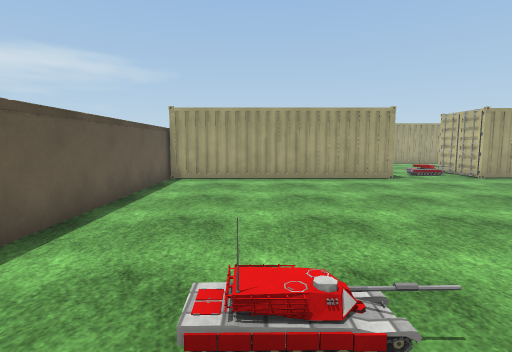
[1] (above)

21 first-person views from a walk through a 3-D level made in the Unity game engine. The camera is 1.4 m above the floor, tilts 6° down and sees 80° across. The floor is counted in squares, 1 m on a side. Each view is taken from the middle of a square. On the plan, view 1 faces up. The plan holds only what a view shows up to about 14 squares ahead; the rest is blank. The place goes on beyond the plan. The player character is not drawn. Surface patterns are stand-ins for the level's own textures.

[2]
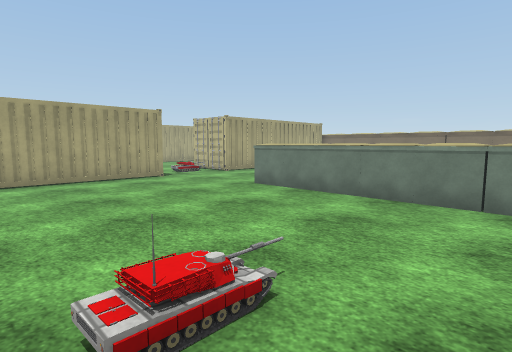

[3]
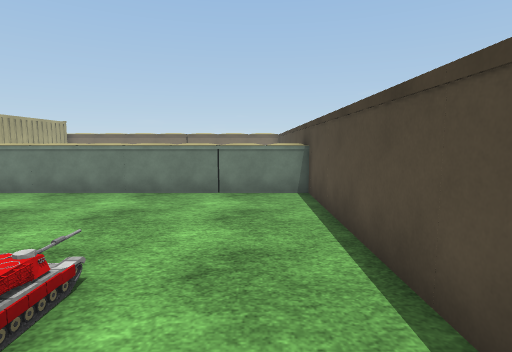

[4]
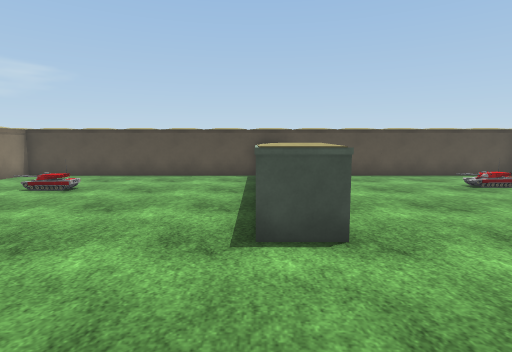

[5]
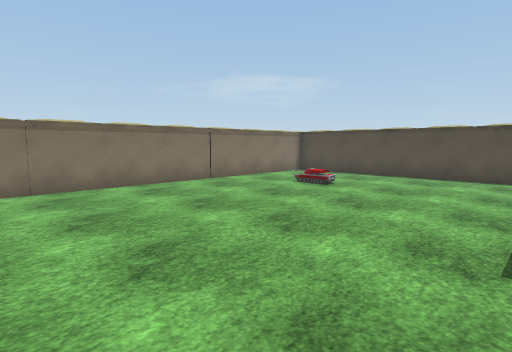

[6]
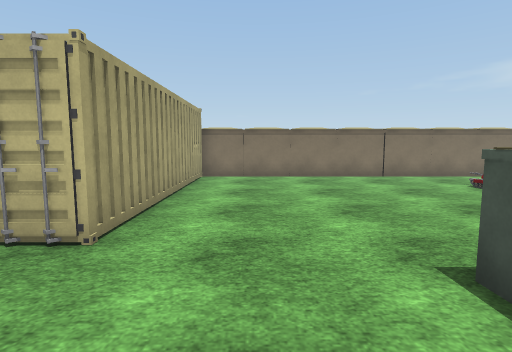

[7]
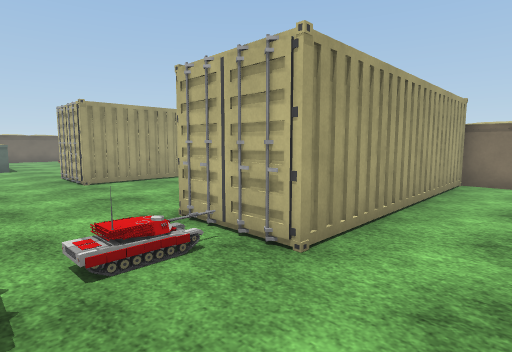

[8]
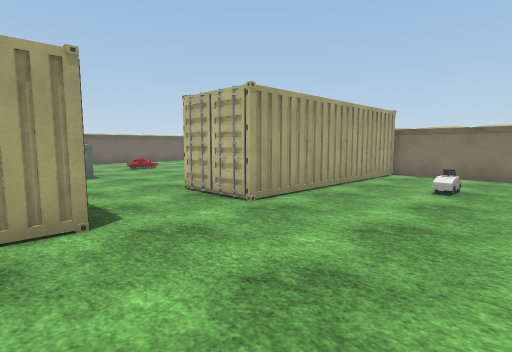

[9]
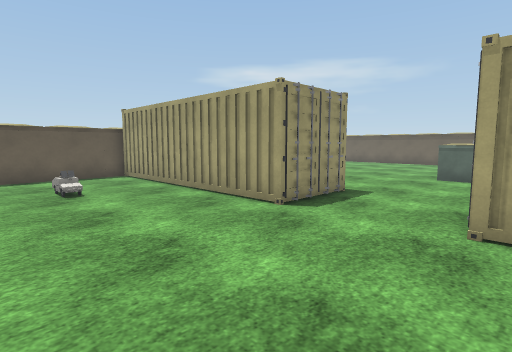

[10]
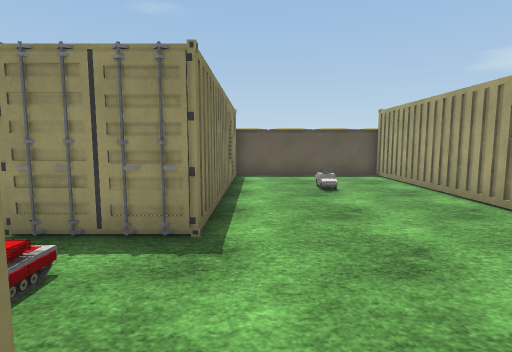

[11]
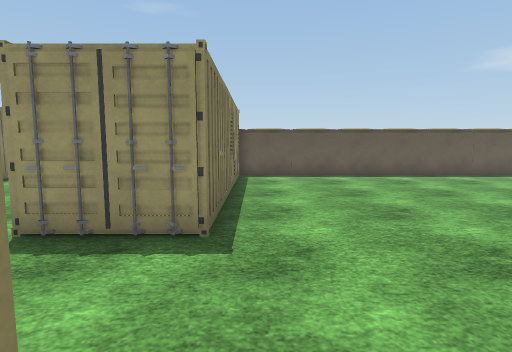

[12]
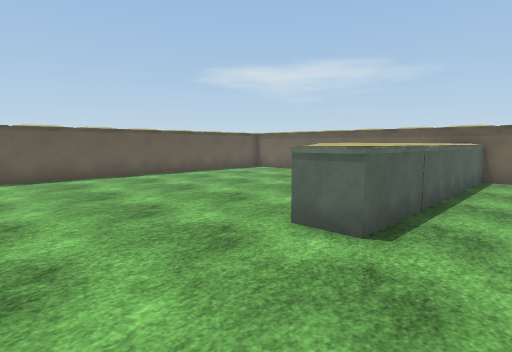

[13]
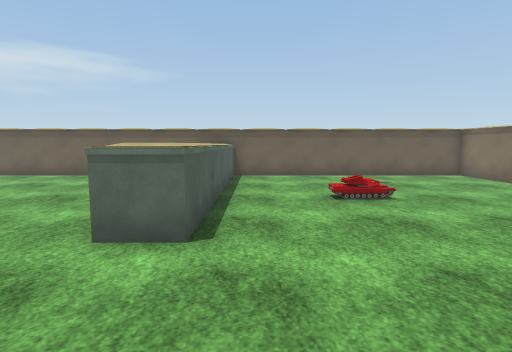

[14]
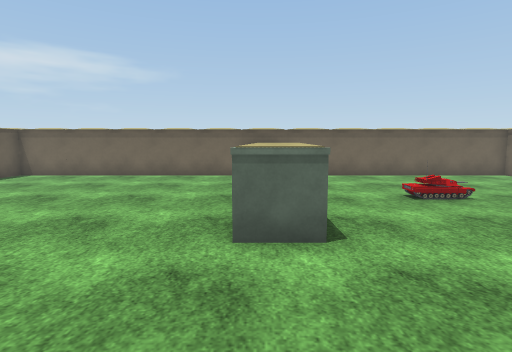

[15]
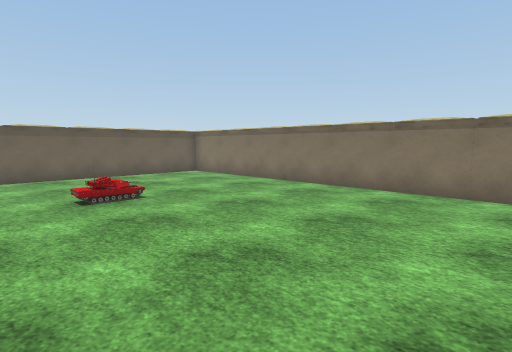

[16]
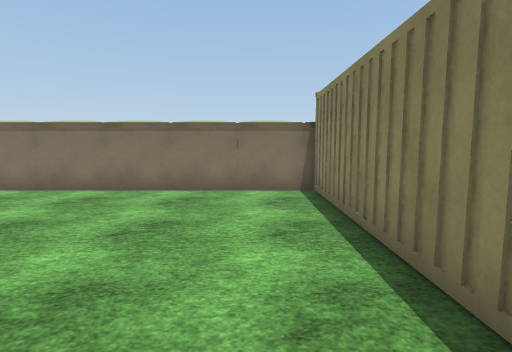

[17]
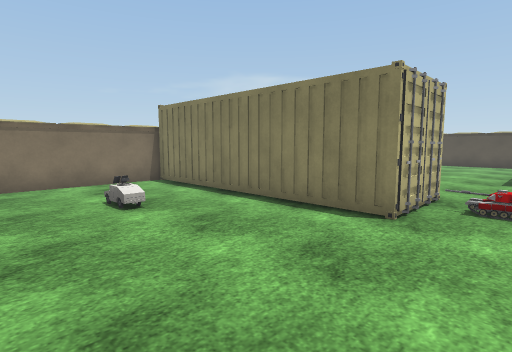

[18]
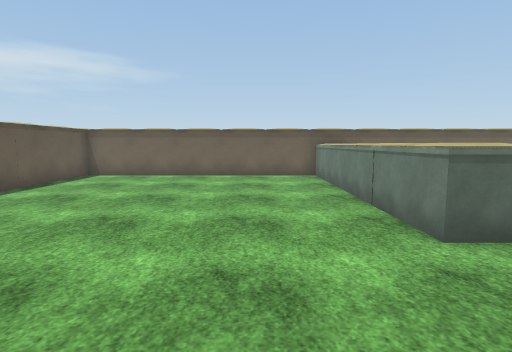

[19]
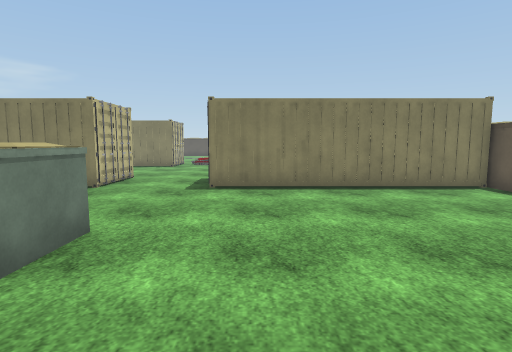

[20]
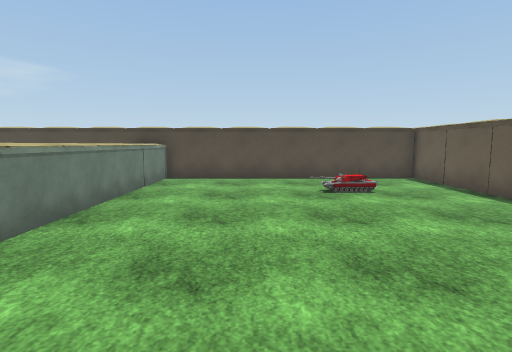

[21]
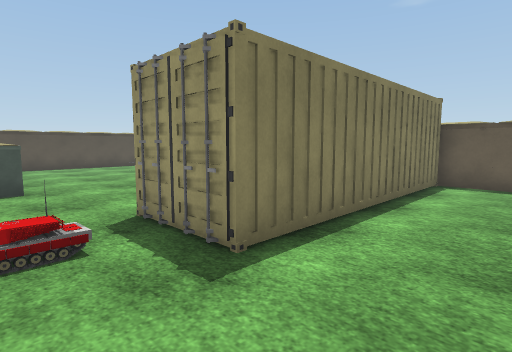

### Floor plan
Key: @ floor where view 1 was taken; # wall or solid block; . main floor; : floor 0.25 m higher than the main floor; ^ raised ledge; C container; O other object.
Columns run from 4 left of view 1 to 18 right of it. Each row starts with its distance up from view 1.
 39 #######################
 38 #..........^^.........#
 37 #..........^^.........#
 36 #..........^^.........#
 35 #..........^^.........#
 34 #..........^^.........#
 33 #..........^^..OO.....#
 32 #..........^^.........#
 31 #..........^^.........#
 30 #..........^^.........#
 29 #..........^^.........#
 28 #.....................#
 27 #.....................#
 26 #.....................#
 25 #.....................#
 24 #########C...##########
 23         ##...#
 22          #...C
 21 ##CCCCCCCC...C#CCCCCCC#
 20 #.....................#
 19 #.....................#
 18 #...O.............O...#
 17 #.....................#
 16 #.....................#
 15 #########C...##########
 14         ##...#
 13          #.O.C
 12 ##########...C#CCCCCCC#
 11 #.....................#
 10 #.....................#
  9 #.....................#
  8 #..........^^.........#
  7 #..........^^.........#
  6 #..........^^.........#
  5 #..........^^.........#
  4 #..........^^.........#
  3 #..........^^.........#
  2 #...O:.....^^...... ..#
  1 #..........^^...... ..#
  0 #...@......^^.........#
 -1 #..........^^.........#
 -2 #######################

Where each view was taken, in squares from view 1:
view 1: 0 up, 0 right, facing up
view 2: 0 up, 1 left, facing up-right
view 3: 0 up, 2 left, facing right
view 4: 12 up, 8 right, facing down
view 5: 12 up, 8 right, facing down-right
view 6: 10 up, 5 right, facing right
view 7: 10 up, 6 right, facing up-right
view 8: 16 up, 4 right, facing up-right
view 9: 16 up, 10 right, facing up-left
view 10: 16 up, 10 right, facing left
view 11: 25 up, 10 right, facing left
view 12: 25 up, 10 right, facing up-left
view 13: 25 up, 9 right, facing up
view 14: 25 up, 7 right, facing up
view 15: 25 up, 9 right, facing up-right
view 16: 26 up, 9 right, facing right
view 17: 21 up, 7 right, facing down-right
view 18: 25 up, 4 right, facing up
view 19: 34 up, 4 right, facing down
view 20: 11 up, 3 right, facing down
view 21: 18 up, 8 right, facing down-left
